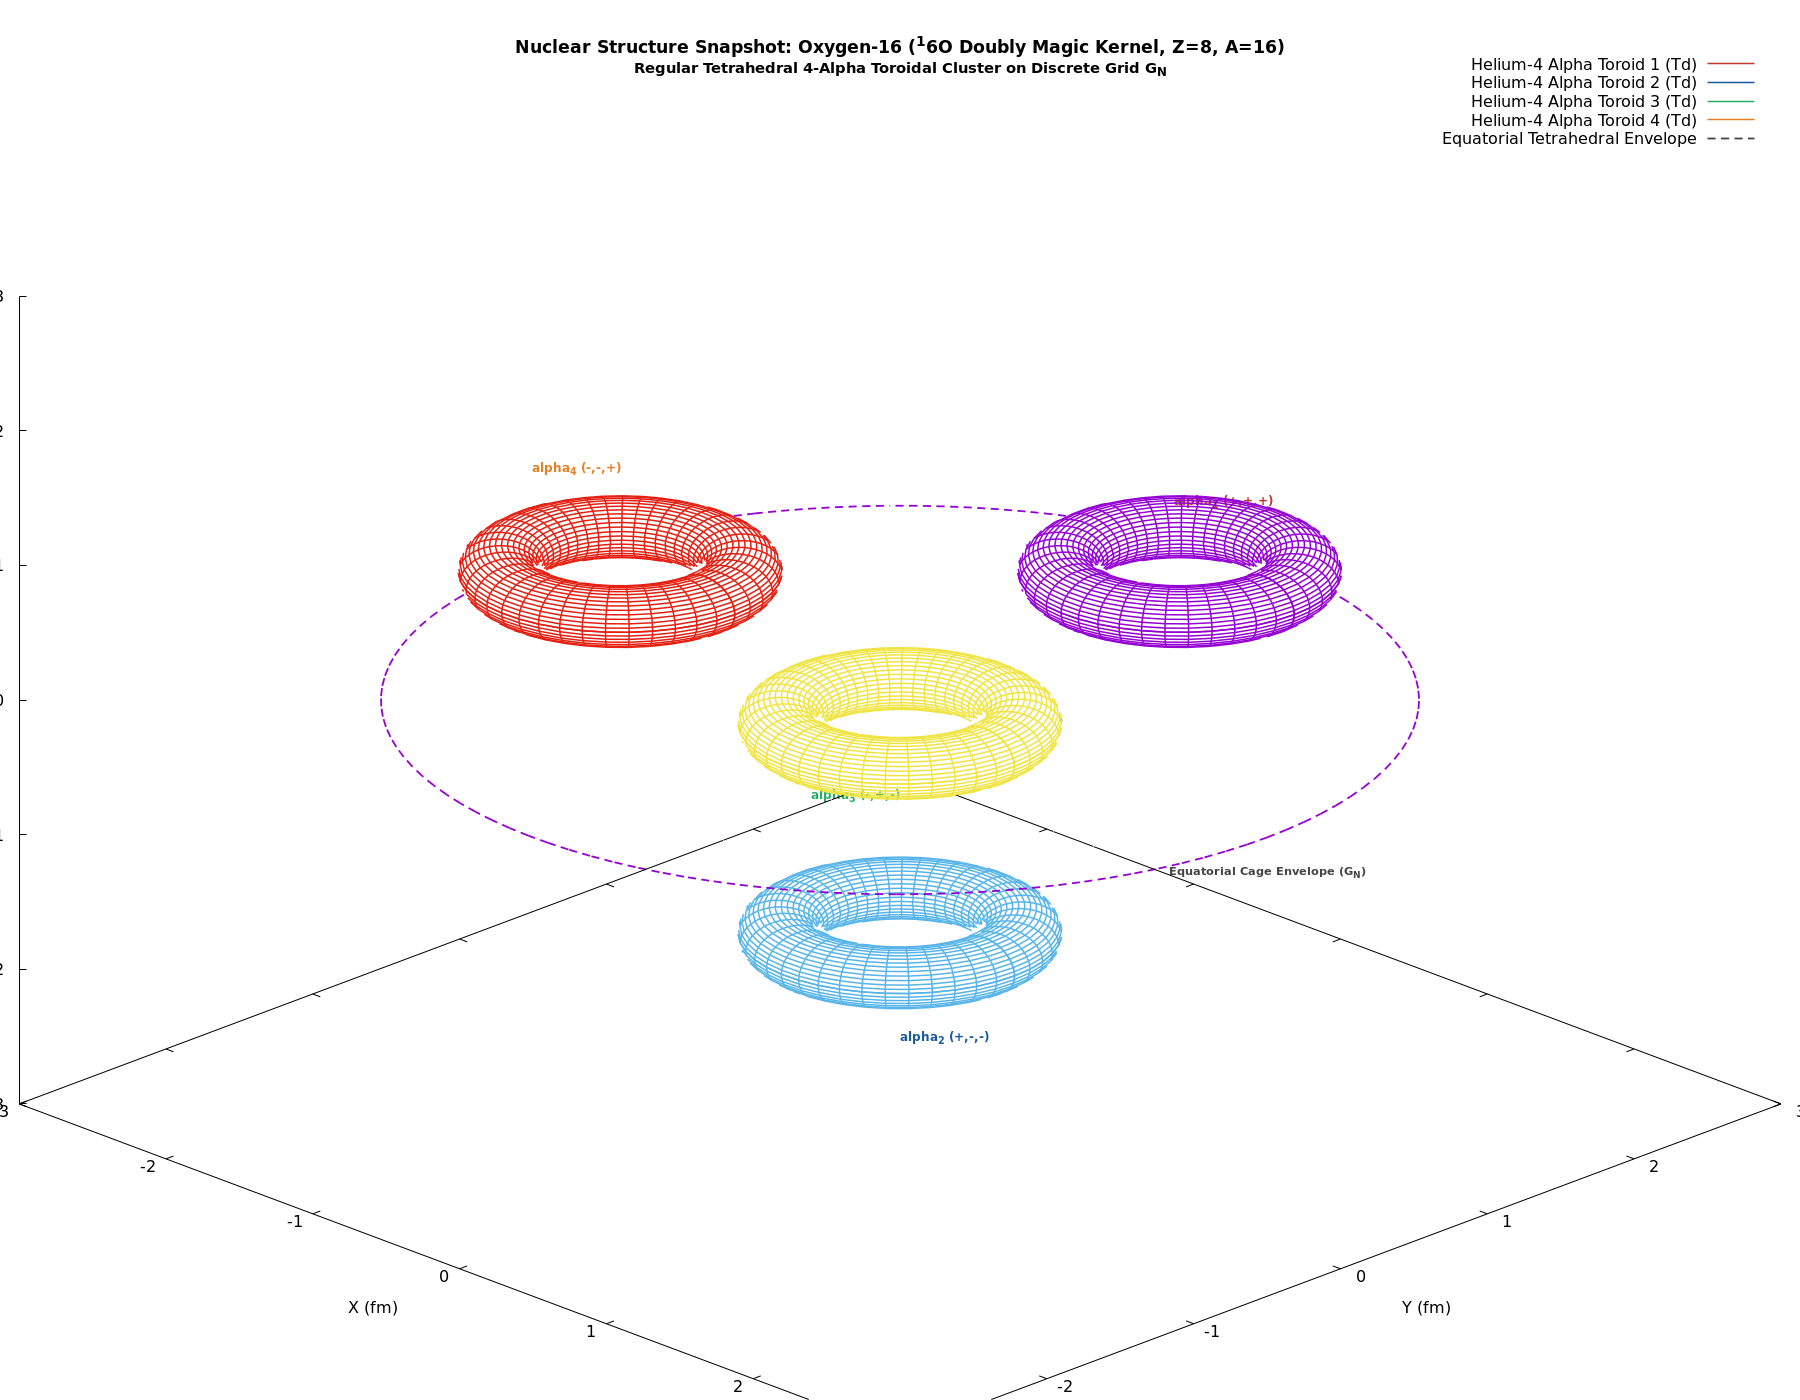

Generate this figure with gnuplot:
# Gnuplot: 3D High-Detail Wireframe Snapshot of Oxygen-16 Nucleus (Doubly Magic Kernel)
# Depicts the discrete electromagnetic architecture of the 16O nucleus on G_N:
# - Four Helium-4 alpha core toroids arranged at the vertices of a regular tetrahedron (Td point group)
# - Closed tetrahedral magnetic flux cages enforcing complete, isotropic scalar/bivector cancellation
# - The exceptionally stable "doubly magic" 4-alpha tetrahedral plasmoid architecture
# Pure wireframe meshwork with hidden-line removal; no surface shading.

reset

if (exists("OUTFILE")) {
    set terminal pngcairo size 1800,1400 font "Sans,12"
    set output OUTFILE
}

set title "Nuclear Structure Snapshot: Oxygen-16 (^16O Doubly Magic Kernel, Z=8, A=16)\n{/*0.85Regular Tetrahedral 4-Alpha Toroidal Cluster on Discrete Grid G_N}" font "Sans-Bold,13" offset 0,-0.5

set parametric
set hidden3d
unset pm3d
set surface

set isosamples 44, 44
set urange [0:2*pi]
set vrange [0:2*pi]

set xlabel "X (fm)" offset -1,-0.5
set ylabel "Y (fm)" offset 1,-0.5
set zlabel "Z (fm)" offset 1,0
set xrange [-3.0:3.0]
set yrange [-3.0:3.0]
set zrange [-3.0:3.0]
set xyplane at -3.0
set view 60, 45, 1.25, 1.0

# Tetrahedral Vertices for 4 Alpha Clusters (d_tet = 1.65 fm from origin)
d_t = 1.65 / sqrt(3.0)
R_a = 0.58
r_a = 0.20

# Alpha 1: (+d_t, +d_t, +d_t)
x_a1(u, v) =  d_t + (R_a + r_a * cos(v)) * cos(u)
y_a1(u, v) =  d_t + (R_a + r_a * cos(v)) * sin(u)
z_a1(u, v) =  d_t + r_a * sin(v)

# Alpha 2: (+d_t, -d_t, -d_t)
x_a2(u, v) =  d_t + (R_a + r_a * cos(v)) * cos(u)
y_a2(u, v) = -d_t + (R_a + r_a * cos(v)) * sin(u)
z_a2(u, v) = -d_t + r_a * sin(v)

# Alpha 3: (-d_t, +d_t, -d_t)
x_a3(u, v) = -d_t + (R_a + r_a * cos(v)) * cos(u)
y_a3(u, v) =  d_t + (R_a + r_a * cos(v)) * sin(u)
z_a3(u, v) = -d_t + r_a * sin(v)

# Alpha 4: (-d_t, -d_t, +d_t)
x_a4(u, v) = -d_t + (R_a + r_a * cos(v)) * cos(u)
y_a4(u, v) = -d_t + (R_a + r_a * cos(v)) * sin(u)
z_a4(u, v) =  d_t + r_a * sin(v)

# 1D Tetrahedral Core Magnetic Cage Guide Envelope on G_N
set samples 120
set table $CAGE_RING
plot [t=0:2*pi] 2.50 * cos(t), 2.50 * sin(t)
unset table

# Wireframe Line Styles
set style line 1 lc rgb "#c0392b" lw 1.5              # Crimson: Alpha Cluster 1
set style line 2 lc rgb "#185a9d" lw 1.5              # Blue: Alpha Cluster 2
set style line 3 lc rgb "#27ae60" lw 1.5              # Green: Alpha Cluster 3
set style line 4 lc rgb "#e67e22" lw 1.5              # Amber: Alpha Cluster 4
set style line 5 lc rgb "#444444" dt (18, 12) lw 1.8   # Distinct Dashed Dark Gray: Spheroidal cage guide

set label 1 "\\alpha_1 (+,+,+)" at  d_t+0.3,  d_t,  d_t+0.65 center font "Sans-Bold,9" tc rgb "#c0392b"
set label 2 "\\alpha_2 (+,-,-)" at  d_t+0.3, -d_t, -d_t-0.65 center font "Sans-Bold,9" tc rgb "#185a9d"
set label 3 "\\alpha_3 (-,+,-)" at -d_t-0.3,  d_t, -d_t-0.65 center font "Sans-Bold,9" tc rgb "#27ae60"
set label 4 "\\alpha_4 (-,-,+)" at -d_t-0.3, -d_t,  d_t+0.65 center font "Sans-Bold,9" tc rgb "#e67e22"
set label 5 "Equatorial Cage Envelope (G_N)" at 2.5, 0, -0.25 center font "Sans-Bold,8.5" tc rgb "#444444"

splot x_a1(u, v),   y_a1(u, v),   z_a1(u, v)   with lines ls 1 title "Helium-4 Alpha Toroid 1 (Td)", \
      x_a2(u, v),   y_a2(u, v),   z_a2(u, v)   with lines ls 2 title "Helium-4 Alpha Toroid 2 (Td)", \
      x_a3(u, v),   y_a3(u, v),   z_a3(u, v)   with lines ls 3 title "Helium-4 Alpha Toroid 3 (Td)", \
      x_a4(u, v),   y_a4(u, v),   z_a4(u, v)   with lines ls 4 title "Helium-4 Alpha Toroid 4 (Td)", \
      $CAGE_RING using 1:2:(0.0) with lines ls 5 title "Equatorial Tetrahedral Envelope"

if (!exists("OUTFILE")) {
    pause mouse close
}
